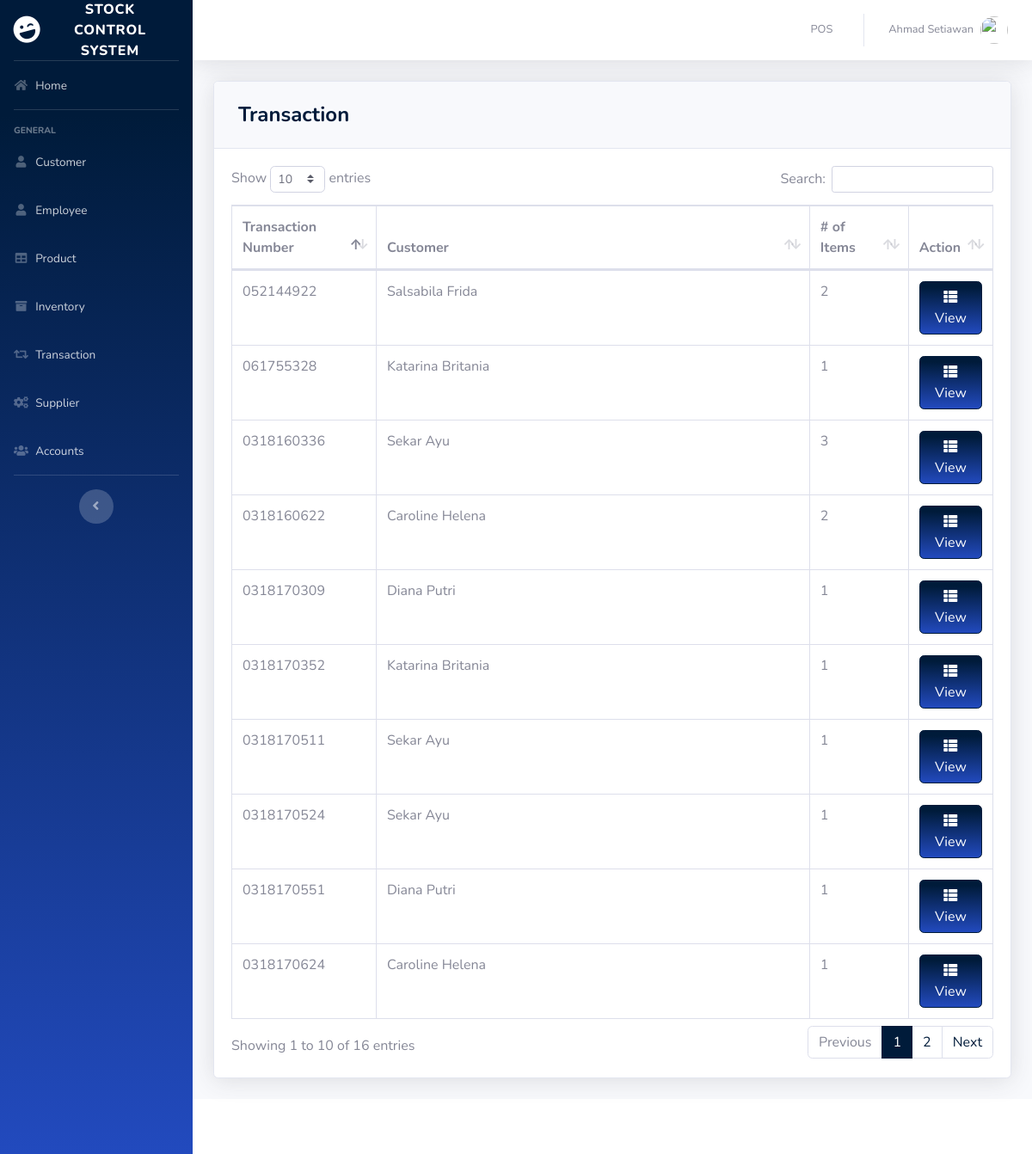
The page /pages/transaction.php (signed in) on the database its author committed.
### tables this page shows
CREATE TABLE `transaction` (
  `TRANS_ID` int(50) NOT NULL,
  `CUST_ID` int(11) DEFAULT NULL,
  `NUMOFITEMS` varchar(250) NOT NULL,
  `SUBTOTAL` varchar(50) NOT NULL,
  `LESSVAT` varchar(50) NOT NULL,
  `NETVAT` varchar(50) NOT NULL,
  `ADDVAT` varchar(50) NOT NULL,
  `GRANDTOTAL` varchar(250) NOT NULL,
  `CASH` varchar(250) NOT NULL,
  `DATE` varchar(50) NOT NULL,
  `TRANS_D_ID` varchar(250) NOT NULL
);

CREATE TABLE `customer` (
  `CUST_ID` int(11) NOT NULL,
  `FIRST_NAME` varchar(50) DEFAULT NULL,
  `LAST_NAME` varchar(50) DEFAULT NULL,
  `PHONE_NUMBER` varchar(11) DEFAULT NULL
);

### pages/transaction.php (the view, shortened to what this page needs)
<?php
include'../includes/connection.php';
include'../includes/sidebar.php';
?>
            <div class="card shadow mb-4">
            <div class="card-header py-3">
              <h4 class="m-2 font-weight-bold text-primary">Transaction</h4>
            </div>
            <div class="card-body">
              <div class="table-responsive">
                <table class="table table-bordered" id="dataTable" width="100%" cellspacing="0">
               <thead>
                   <tr>
                     <th width="19%">Transaction Number</th>
                     <th>Customer</th>
                     <th width="13%"># of Items</th>
                     <th width="11%">Action</th>
                   </tr>
               </thead>
          <tbody>
<?php
    $query = 'SELECT *, FIRST_NAME, LAST_NAME
              FROM transaction T
              JOIN customer C ON T.`CUST_ID`=C.`CUST_ID`
              ORDER BY TRANS_D_ID ASC';
        $result = mysqli_query($db, $query) or die (mysqli_error($db));
            while ($row = mysqli_fetch_assoc($result)) {
                echo '<tr>';
                echo '<td>'. $row['TRANS_D_ID'].'</td>';
                echo '<td>'. $row['FIRST_NAME'].' '. $row['LAST_NAME'].'</td>';
                echo '<td>'. $row['NUMOFITEMS'].'</td>';
                      echo '<td align="right">
                              <a type="button" class="btn btn-primary bg-gradient-primary" href="trans_view.php?action=edit & id='.$row['TRANS_ID'] . '"><i class="fas fa-fw fa-th-list"></i> View</a>
                          </div> </td>';
                echo '</tr> ';
                        }
?>
<?php
include'../includes/footer.php';
?>

### rows shown on the page
transaction: TRANS_D_ID "0318160336", CUST_ID.FIRST_NAME "Sekar", CUST_ID.LAST_NAME "Ayu", NUMOFITEMS "3"
transaction: TRANS_D_ID "0318160622", CUST_ID.FIRST_NAME "Caroline", CUST_ID.LAST_NAME "Helena", NUMOFITEMS "2"
transaction: TRANS_D_ID "0318170309", CUST_ID.FIRST_NAME "Diana", CUST_ID.LAST_NAME "Putri", NUMOFITEMS "1"
transaction: TRANS_D_ID "0318170352", CUST_ID.FIRST_NAME "Katarina", CUST_ID.LAST_NAME "Britania", NUMOFITEMS "1"
transaction: TRANS_D_ID "0318170511", CUST_ID.FIRST_NAME "Sekar", CUST_ID.LAST_NAME "Ayu", NUMOFITEMS "1"
transaction: TRANS_D_ID "0318170524", CUST_ID.FIRST_NAME "Sekar", CUST_ID.LAST_NAME "Ayu", NUMOFITEMS "1"
transaction: TRANS_D_ID "0318170551", CUST_ID.FIRST_NAME "Diana", CUST_ID.LAST_NAME "Putri", NUMOFITEMS "1"
transaction: TRANS_D_ID "0318170624", CUST_ID.FIRST_NAME "Caroline", CUST_ID.LAST_NAME "Helena", NUMOFITEMS "1"
transaction: TRANS_D_ID "052144922", CUST_ID.FIRST_NAME "Salsabila", CUST_ID.LAST_NAME "Frida", NUMOFITEMS "2"
transaction: TRANS_D_ID "061755328", CUST_ID.FIRST_NAME "Katarina", CUST_ID.LAST_NAME "Britania", NUMOFITEMS "1"

### other values the page prints
$_SESSION['FIRST_NAME'] "Ahmad"
$_SESSION['LAST_NAME'] "Setiawan"
